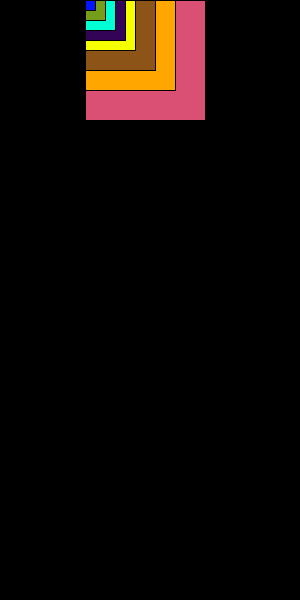
Frame 1 (no input)
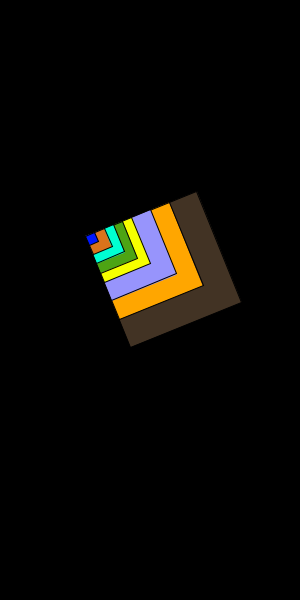
Frame 60 (the mouse pressed at the canvas centre just before this capture)
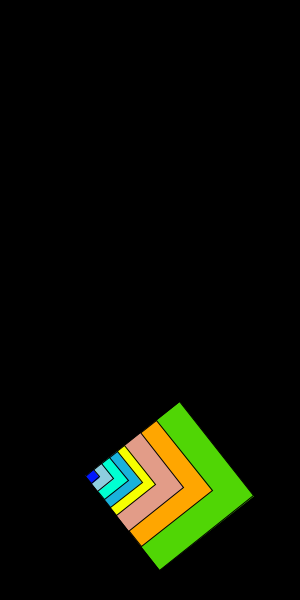
Frame 120 (the mouse held since frame 60 and released just before this capture)

The Processing sketch that drew these frames (run headless with seeded random() and noise(); from frame 60 on, the mouse is pressed at the canvas centre):

// Processing sketch: processing_53007
// ── processing_53007.pde

int down;
float angle;
float x;
void setup(){
  fill (random(255),random(255),random(255));
size(300,600);
down=0;
angle=0.0;
 x=0;
 x=(random(50,200));
}
 
void draw(){
  background(0);
  if(down>=550){
  translate(x,down);
  rotate(angle);
  rect(0,0,50,50);
  rect(0,0,70,70);
  rect(0,0,90,90);
  rect(0,0,120,120);
  }
   
else{
translate(x,down);
rotate(angle);
fill(random(255),random(255),random(255));
  rect(0,0,120,120);
fill(255,166,0);
  rect(0,0,90,90);
fill(random(255),random(255),random(255));
   rect(0,0,70,70);
fill(246,255,0);
  rect(0,0,50,50);
fill(random(255),random(255),random(255));
   rect(0,0,40,40);
fill(0,255,210);
  rect(0,0,30,30);
fill(random(255),random(255),random(255));
   rect(0,0,20,20);
fill(0,23,255);
  rect(0,0,10,10);
  angle=angle+0.1;
  
  down=down+4; 
}
}
